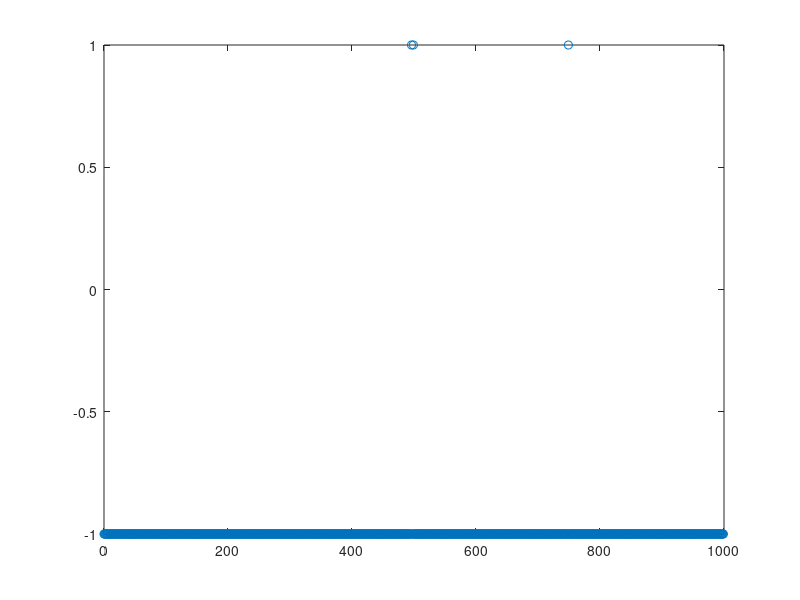

MATLAB code for this plot: (Note: this script raises an error after producing the figure.)
SamplingRate=1e6;
fc=2.44e9;
idTX='sn:1044735411960009090038004f371e8d27';
symbols=zeros(1000,1);
symbols(500)=1;
symbols(497)=1;
symbols(750)=1;
%symbols = randi([0, 1], 1000, 1);
sig= pammod(symbols, 2);
figure(1)
t=[0:1:999];
plot(t,sig,'o')
sig=complex(symbols);

% sig= pammod(symbols, 2)*(1+i);

Fs = 100000;           % Frequenza di campionamento (Hz)
T_symbol = 1/Fs;      % Tempo di simbolo
rolloff_factor = 0.25; % Fattore di roll-off del filtro

% Design del filtro a coseno rialzato
span = 9; % Lunghezza in simboli del filtro
sps = 8;  % Campionamenti per simbolo (oversampling factor)
rcosine_filter = rcosdesign(rolloff_factor, span, sps,'sqrt');
figure(2)
plot(rcosine_filter,'.')

% Generazione di un segnale di esempio
tx_signal = upfirdn(sig, rcosine_filter, sps);
t3=[0:1:8064]


rcosine_filter = rcosdesign(rolloff_factor, span, sps,'sqrt');
rx_signal = upfirdn(tx_signal, rcosine_filter,1,8);
t4=[0:1:1017]
figure(3)
plot(t3,tx_signal)
figure(4)
plot(t4,rx_signal)
%ritardo di 9 campioni(dimensione filtro)
txNorm=complex(tx_signal/max(abs(tx_signal)));
txPluto = sdrtx('Pluto',...
       'RadioID',idTX,...
       'CenterFrequency',fc,...
       'Gain',-3, ... %must be between -89 and 0
       'BasebandSampleRate',SamplingRate);

transmitRepeat(txPluto,txNorm);
%100k simb per secondo